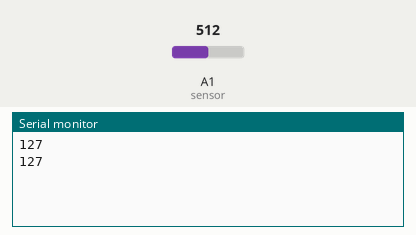
Simulated run of this sketch. Board: Arduino Uno, built with avr-gcc and run on an emulated ATmega328P. Parts: the last lines printed to the serial monitor. The inputs (shaded band) are chosen by the test bench; at power-on: A1 (sensor) = 512.

Above: at 1.8 s.
1.9 s: A1 (sensor) set to 716
At 2.8 s:
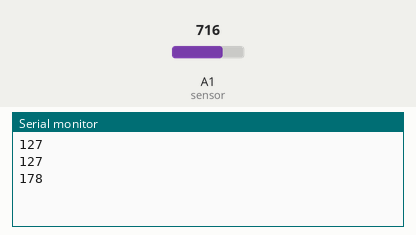
3.4 s: A1 (sensor) set to 900
At 4.7 s:
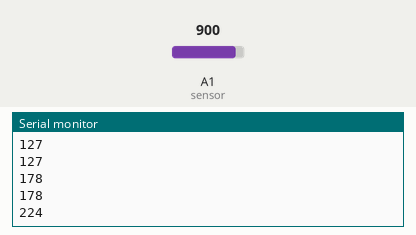
Timing chart, 0 to 6.4 s (numbered marks = the images above; inputs shaded):
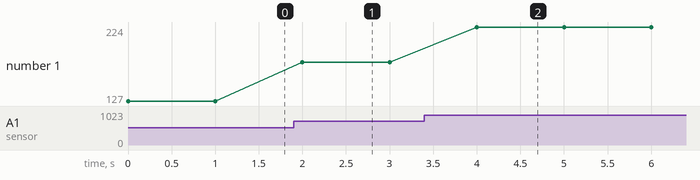

Measured:
- after the input at 1.9 s, the serial monitor: prints a new line after 0.10 s (image 1)
- after the input at 3.4 s, the serial monitor: prints a new line after 0.60 s (image 2)
- plotted number 1: 127 → 178 after the input at 1.9 s, 178 → 224 after the input at 3.4 s

The sketch:

sketch_feb17a.ino
```cpp
/*
 * Read value from IR sensor
 * author: Sarthak, Santosh , Saransh
 */
int sensor = A1;
void setup() {
  pinMode(sensor, INPUT);
  Serial.begin(9600);
}

void loop() {
  int val = analogRead(sensor);
  val = map(val, 0, 1023, 0, 255);
  Serial.println(val);
  delay(1000);
}
```
